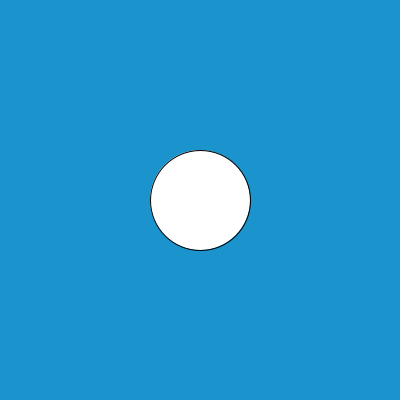
Frame 1 (no input)
Frame 60 (the mouse pressed at the canvas centre just before this capture): identical to frame 1, image omitted
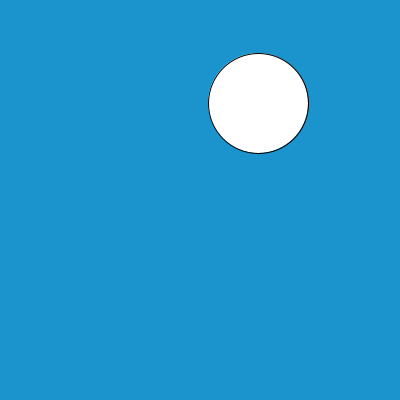
Frame 120 (the mouse held since frame 60 and released just before this capture)

The Processing sketch that drew these frames (run headless with seeded random() and noise(); from frame 60 on, the mouse is pressed at the canvas centre):

// Processing sketch: slippery_dot
// ── slippery_dot.pde
/*** When you are done, this program will draw an ellipse 
     that jumps to new location each time you click on it.
***/
 
 // 1. Create three integer variables to represent the x, y, and the size of the ellipse
     int x= 200;
     int y =200;
     int size = 100;
     
    void setup() {
      // 2. Set the size of your sketch
    size(400,400);
    }
    
    void draw() {
    background(#1B94CE);
      // 3. Set the background color of your sketch
      
      // 4. Draw an ellipse using the variables created at the top of the sketch for the location and size of your ellipse. 
      //    Make sure it fits in the window. Change the variables if it does not.
    ellipse(x,y,size,size);
    
    }
    
    /******** This method gets called automatically when you press the mouse ************/
    void mousePressed() {
      //5. Create an integer variable called distance
      int distance = 0;
      distance = getDistanceFromMouse(x,y);
     
      //6. The getDistanceFromMouse() method below returns a number.
      //   Set the value of your distance variable to the value returned by the getDistance method
      //   You will need to pass the x and y location of your ellipse to this method.
        
        if(distance < size/2){
        
         x = (int)random(width);
         y = (int)random(height);
      }
          
      //7.  Use an if statement to check if your distance variable is < the radius of the ellipse
      //    If it is, make a new x AND y for the ellipse, for a new random location on the window
      //    Hint: Use code like this      x = (int) random(width);
       
      
    }
    
    /********  This method gives you the number of pixels between the mouse and the x,y point ***********/
    int getDistanceFromMouse(int x, int y) {
      return (int)Math.sqrt(Math.pow((mouseX-x),2) + Math.pow((mouseY-y),2));
    }
